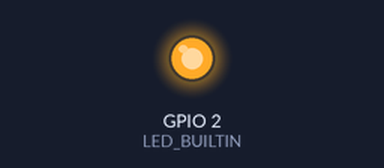
Bench run of a sketch on a simulated ESP8266 (NodeMCU). On the bench: output pins drawn as LEDs (lit = HIGH, except the on-board LED, lit = LOW). WiFi joins after 1.5 s; servers stay silent unless stated; a WiFi scan finds three made-up networks; pins used as bus, display or sensor lines are not drawn.

Above: at 5.0 s.
Timing chart, 0 to 13.1 s (numbered marks = the images above):
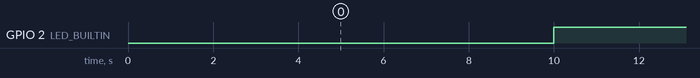

Measured:
- by itself, GPIO 2 (LED_BUILTIN): alternates HIGH for 5.0 s and LOW for 5.0 s

The sketch:

esp8266proximityblink-beeart.ino
```cpp
#include "ESP8266WiFi.h"


long lastBlinkMillis;
boolean ledState;

#define SCAN_PERIOD 5000
long lastScanMillis;
bool toScan = true;
int blink = 5000;


void setup()
 {
  Serial.begin(115200);
  Serial.println();


  pinMode(LED_BUILTIN, OUTPUT);
  pinMode(13, OUTPUT);

  WiFi.disconnect();
  WiFi.softAP("Flower");
  delay(100);
}

void loop()
{
  long currentMillis = millis();

  // blink LED
  if (currentMillis - lastBlinkMillis > blink)
  {
    digitalWrite(LED_BUILTIN, ledState);
    ledState = !ledState;
    lastBlinkMillis = currentMillis;
  }

  // trigger Wi-Fi network scan
  if (currentMillis - lastScanMillis > SCAN_PERIOD && toScan == true)
  {
    WiFi.scanNetworks(true);
    lastScanMillis = currentMillis;
  }
  digitalWrite(13, LOW);
  // print out Wi-Fi network scan result upon completion
  int n = WiFi.scanComplete();
  bool found = false;
  if(n >= 0)
  {
    digitalWrite(13, HIGH);
    for (int i = 0; i < n; i++)
    {
      if(WiFi.SSID(i) == "Flower")
      {
        WiFi.begin("Flower");
        toScan = false;
      }
    }
    WiFi.scanDelete();
  }
  if(WiFi.status() == WL_CONNECTED)
  {
    toScan = false;
    blink = 1250;
    if(WiFi.RSSI() > -80 && WiFi.RSSI() <= -70) {
      blink = 750;
    } else if(WiFi.RSSI() > -70 && WiFi.RSSI() <= -60) {
      blink = 500;
    } else if(WiFi.RSSI() > -60 && WiFi.RSSI() <= -50) {
      blink = 250;
    } else if(WiFi.RSSI() > -40 && WiFi.RSSI() <= -30) {
      blink = 150;
    } else if(WiFi.RSSI() > -30) {
      blink = 50;
    }
  } else {
    toScan = true;
    blink = 5000;
  }
}
```
